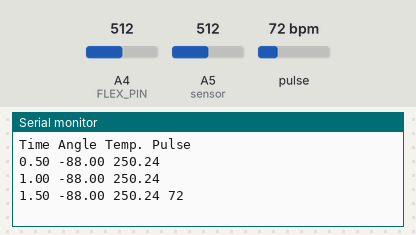
The sketch below on a simulated Arduino Uno, built with avr-gcc and run on an emulated ATmega328P. Parts: the last lines printed to the serial monitor. Inputs (shaded band) come from the test bench; at power-on: pulse 72 bpm, A4 (FLEX_PIN) = 512, A5 (sensor) = 512.

Above: at 1.2 s.
1.3 s: pulse set to 42 bpm
At 1.9 s:
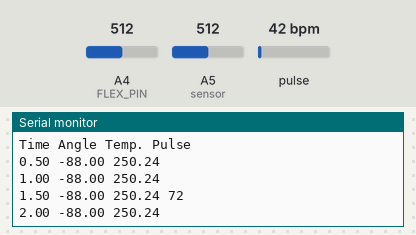
2.8 s: A4 (FLEX_PIN) set to 716
At 3.4 s:
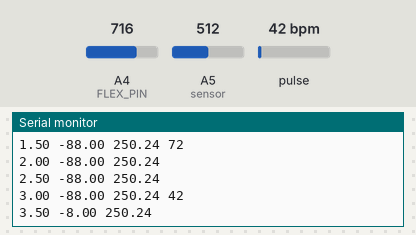
4.3 s: A5 (sensor) set to 716
At 4.9 s:
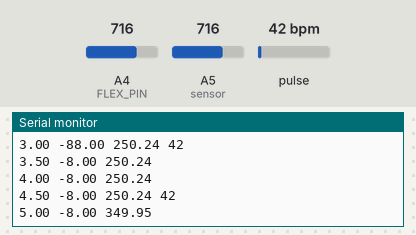
5.8 s: pulse set to 70 bpm
At 6.4 s:
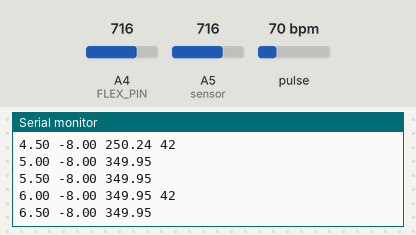
7.3 s: A4 (FLEX_PIN) set to 900
At 7.9 s:
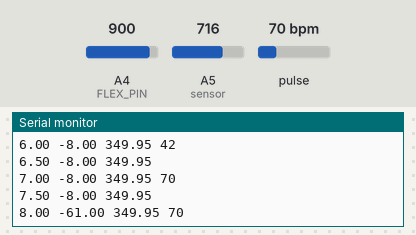
8.8 s: A5 (sensor) set to 900
At 9.4 s:
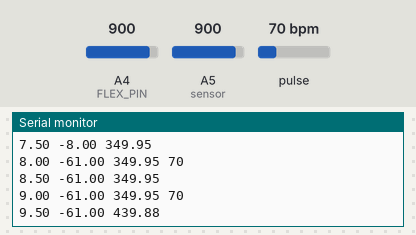
Timing chart, 0 to 11.3 s (numbered marks = the images above; inputs shaded):
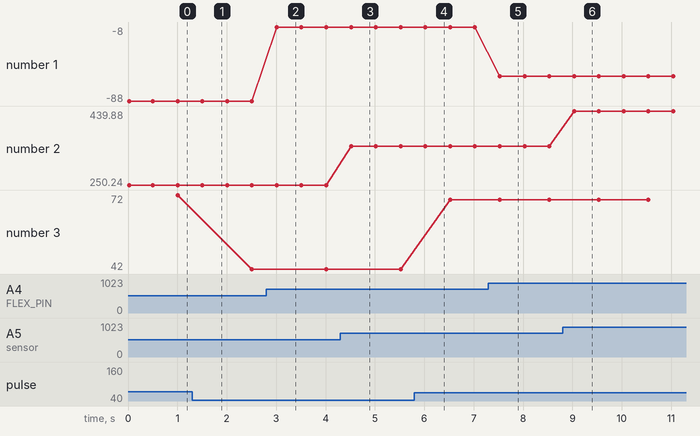

Measured:
- after the input at 2.8 s, the serial monitor: prints a new line after 0.21 s (image 2)
- after the input at 4.3 s, the serial monitor: prints a new line after 0.22 s (image 3)
- after the input at 7.3 s, the serial monitor: prints a new line after 0.23 s (image 5)
- after the input at 8.8 s, the serial monitor: prints a new line after 0.23 s (image 6)
- plotted number 1: -88 → -8 after the input at 2.8 s, -8 → -61 after the input at 7.3 s
- plotted number 2: 250.24 → 349.95 after the input at 4.3 s, 349.95 → 439.88 after the input at 8.8 s
- plotted number 3: 72 → 42 after the input at 1.3 s, 42 → 70 after the input at 5.8 s

The sketch:

test.ino
```cpp
#include <PulseSensorPlayground.h>

const int sensor=A5; // Assigning analog pin A5 to variable 'sensor'

const int PulseWire = A4;
int PulseThreshold = 1000;
PulseSensorPlayground pulseSensor;

float tempc; //variable to store temperature in degree Celsius
float tempf; //variable to store temperature in Fahreinheit
float vout; //temporary variable to hold sensor reading

const int FLEX_PIN = A4; // Pin connected to voltage divider output
// Measure the voltage at 5V and the actual resistance of your
// 47k resistor, and enter them below:
const float VCC = 5; // Measured voltage of Ardunio 5V line
const float R_DIV = 10000.0; // Measured resistance of 3.3k resistor

// Upload the code, then try to adjust these values to more
// accurately calculate bend degree.
const float STRAIGHT_RESISTANCE = 25000.0; // resistance when straight
const float BEND_RESISTANCE = 30000.0; // resistance at 90 deg

bool labelPrinted = false;
const float DelayTime = 500;
float currentTime = 0;

void setup()
{
  Serial.begin(9600);

  pinMode(sensor,INPUT);

  pinMode(FLEX_PIN, INPUT);

  pulseSensor.analogInput(PulseWire);
  pulseSensor.setThreshold(PulseThreshold);
}

void loop()
{
  if(!labelPrinted)
  {
    labelPrinted=true;
    Serial.print("Time");
    Serial.print(" ");
    Serial.print("Angle");
    Serial.print(" ");
    Serial.print("Temp.");
    Serial.print(" ");
    Serial.print("Pulse");
    Serial.println();
  }
  // Read the ADC, and calculate voltage and resistance from it
  int flexADC = analogRead(FLEX_PIN);
  float flexV = flexADC * VCC / 1023.0;
  float flexR = R_DIV * (VCC / flexV - 1.0);

  currentTime+=DelayTime/1000;
  Serial.print(currentTime);
  Serial.print(" ");

  // Use the calculated resistance to estimate the sensor's
  // bend angle:
  float angle = map(flexR, STRAIGHT_RESISTANCE, BEND_RESISTANCE,
                   0, 90.0) % 91;
  Serial.print(String(angle));
  Serial.print(" ");

  vout=analogRead(sensor); //Reading the value from sensor
  vout=(vout*500)/1023;
  tempc=vout; // Storing value in Degree Celsius
  tempf=(vout*1.8)+32; // Converting to Fahrenheit
  Serial.print(tempc);
  Serial.print(" ");

  int myBPM = pulseSensor.getBeatsPerMinute();
  if (pulseSensor.sawStartOfBeat()) {
    Serial.print(myBPM); // Print the value inside of myBPM.
  }

  Serial.println();

  delay(DelayTime);
}
```
